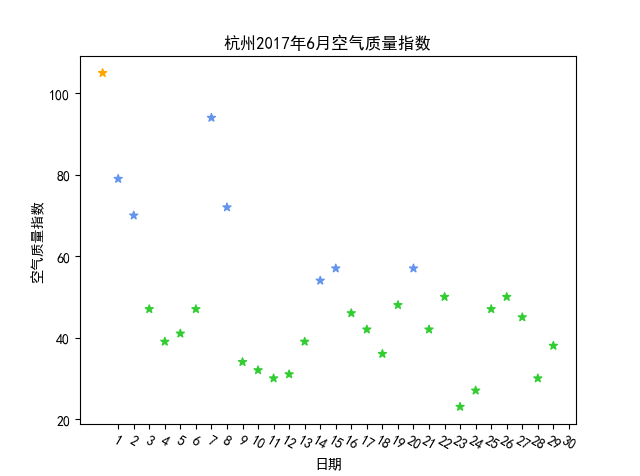

Source code (Python):
#-*- coding: utf-8 -*-
import pandas as pd
import matplotlib.pyplot as plt
from pylab import mpl
mpl.rcParams['font.sans-serif'] = ['SimHei']
#取出number那一列的数据进行处理
data=pd.read_csv('E:/crawler weather.csv')
index=data['Number']
#print (index)
cValue = []
for i in range(len(index)):
    if index[i]<=50:
        cValue.append('limegreen')
    elif index[i]>100:
        cValue.append('orange')
    else:
        cValue.append('cornflowerblue')


plt.scatter(range(len(index)),index,color = cValue,marker = '*')
plt.title(u'杭州2017年6月空气质量指数')
a = []
for x in range(1,31):
    a.append(x)
plt.xticks(a,rotation = -30)#ratation顺时针旋转30
plt.xlabel(u'日期')
plt.ylabel(u'空气质量指数')
plt.show()
